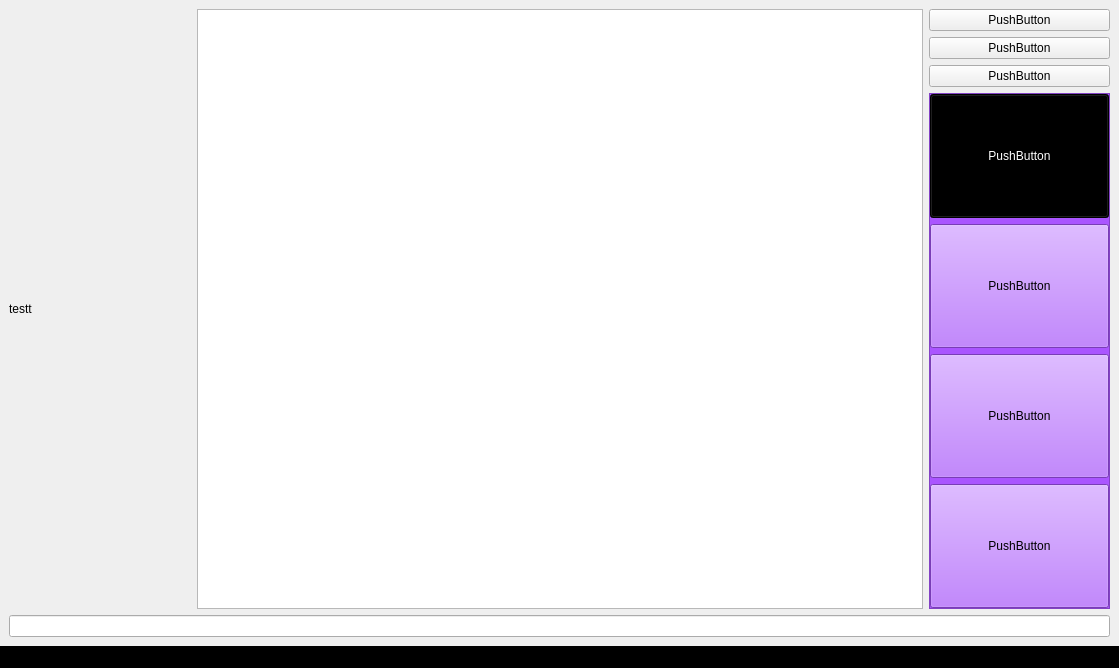
<?xml version="1.0" encoding="UTF-8"?>
<ui version="4.0">
 <class>MainWindow</class>
 <widget class="QMainWindow" name="MainWindow">
  <property name="geometry">
   <rect>
    <x>0</x>
    <y>0</y>
    <width>1119</width>
    <height>668</height>
   </rect>
  </property>
  <property name="windowTitle">
   <string>MainWindow</string>
  </property>
  <property name="styleSheet">
   <string notr="true"/>
  </property>
  <widget class="QWidget" name="centralwidget">
   <layout class="QGridLayout" name="gridLayout_2">
    <item row="1" column="1">
     <layout class="QGridLayout" name="gridLayout" rowstretch="6,2" columnstretch="0" rowminimumheight="4,2">
      <property name="sizeConstraint">
       <enum>QLayout::SetDefaultConstraint</enum>
      </property>
      <item row="0" column="0">
       <layout class="QVBoxLayout" name="verticalLayout">
        <item>
         <layout class="QGridLayout" name="gridLayout_3" columnstretch="1,4,1">
          <item row="0" column="0">
           <widget class="QLabel" name="lb_1">
            <property name="text">
             <string>testt</string>
            </property>
           </widget>
          </item>
          <item row="0" column="2">
           <layout class="QGridLayout" name="gridLayout_4" rowstretch="1,1,1,10">
            <item row="1" column="0">
             <widget class="QPushButton" name="pb_2">
              <property name="text">
               <string>PushButton</string>
              </property>
             </widget>
            </item>
            <item row="2" column="0">
             <widget class="QPushButton" name="pb_3">
              <property name="text">
               <string>PushButton</string>
              </property>
             </widget>
            </item>
            <item row="0" column="0">
             <widget class="QPushButton" name="pb_1">
              <property name="text">
               <string>PushButton</string>
              </property>
             </widget>
            </item>
            <item row="3" column="0">
             <widget class="QFrame" name="frame">
              <property name="sizePolicy">
               <sizepolicy hsizetype="Minimum" vsizetype="Minimum">
                <horstretch>0</horstretch>
                <verstretch>0</verstretch>
               </sizepolicy>
              </property>
              <property name="styleSheet">
               <string notr="true">background-color: rgb(170, 85, 255);</string>
              </property>
              <property name="frameShape">
               <enum>QFrame::StyledPanel</enum>
              </property>
              <property name="frameShadow">
               <enum>QFrame::Raised</enum>
              </property>
              <layout class="QGridLayout" name="gridLayout_6">
               <property name="leftMargin">
                <number>0</number>
               </property>
               <property name="topMargin">
                <number>0</number>
               </property>
               <property name="rightMargin">
                <number>0</number>
               </property>
               <property name="bottomMargin">
                <number>0</number>
               </property>
               <item row="0" column="0">
                <layout class="QGridLayout" name="gridLayout_5" rowstretch="1,1,1,1">
                 <item row="0" column="0">
                  <widget class="QPushButton" name="g_pb_1">
                   <property name="sizePolicy">
                    <sizepolicy hsizetype="Minimum" vsizetype="Ignored">
                     <horstretch>0</horstretch>
                     <verstretch>0</verstretch>
                    </sizepolicy>
                   </property>
                   <property name="styleSheet">
                    <string notr="true">background-color: rgb(0, 0, 0);
color: rgb(255, 255, 255);</string>
                   </property>
                   <property name="text">
                    <string>PushButton</string>
                   </property>
                  </widget>
                 </item>
                 <item row="2" column="0">
                  <widget class="QPushButton" name="g_pb_3">
                   <property name="sizePolicy">
                    <sizepolicy hsizetype="Minimum" vsizetype="Ignored">
                     <horstretch>0</horstretch>
                     <verstretch>0</verstretch>
                    </sizepolicy>
                   </property>
                   <property name="text">
                    <string>PushButton</string>
                   </property>
                  </widget>
                 </item>
                 <item row="1" column="0">
                  <widget class="QPushButton" name="g_pb_2">
                   <property name="sizePolicy">
                    <sizepolicy hsizetype="Minimum" vsizetype="Ignored">
                     <horstretch>0</horstretch>
                     <verstretch>0</verstretch>
                    </sizepolicy>
                   </property>
                   <property name="text">
                    <string>PushButton</string>
                   </property>
                  </widget>
                 </item>
                 <item row="3" column="0">
                  <widget class="QPushButton" name="g_pb_4">
                   <property name="sizePolicy">
                    <sizepolicy hsizetype="Minimum" vsizetype="Ignored">
                     <horstretch>0</horstretch>
                     <verstretch>0</verstretch>
                    </sizepolicy>
                   </property>
                   <property name="text">
                    <string>PushButton</string>
                   </property>
                  </widget>
                 </item>
                </layout>
               </item>
              </layout>
             </widget>
            </item>
           </layout>
          </item>
          <item row="0" column="1">
           <widget class="QTextBrowser" name="textB_1"/>
          </item>
         </layout>
        </item>
       </layout>
      </item>
      <item row="1" column="0">
       <layout class="QVBoxLayout" name="verticalLayout_2">
        <item>
         <layout class="QGridLayout" name="gridLayout_7">
          <item row="0" column="0">
           <widget class="QLineEdit" name="lineE_1"/>
          </item>
         </layout>
        </item>
       </layout>
      </item>
     </layout>
    </item>
   </layout>
  </widget>
  <widget class="QMenuBar" name="menubar">
   <property name="geometry">
    <rect>
     <x>0</x>
     <y>0</y>
     <width>1119</width>
     <height>21</height>
    </rect>
   </property>
  </widget>
  <widget class="QStatusBar" name="statusbar">
   <property name="styleSheet">
    <string notr="true">background-color: rgb(0, 0, 0);
color: rgb(255, 255, 255);</string>
   </property>
  </widget>
 </widget>
 <resources/>
 <connections/>
</ui>
